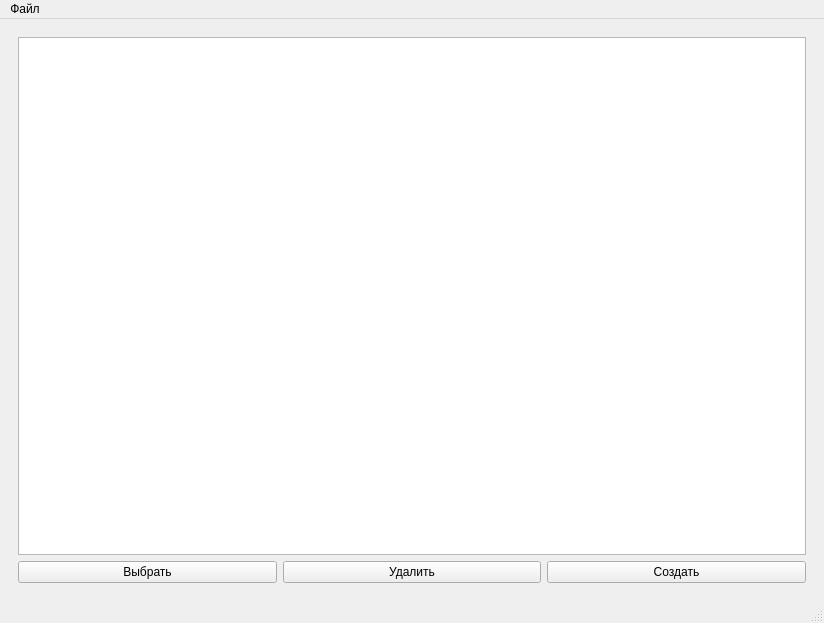
<?xml version="1.0" encoding="UTF-8"?>
<ui version="4.0">
 <class>MainWindow</class>
 <widget class="QMainWindow" name="MainWindow">
  <property name="geometry">
   <rect>
    <x>0</x>
    <y>0</y>
    <width>824</width>
    <height>623</height>
   </rect>
  </property>
  <property name="windowTitle">
   <string>MainWindow</string>
  </property>
  <widget class="QWidget" name="centralwidget">
   <layout class="QVBoxLayout" name="verticalLayout">
    <property name="leftMargin">
     <number>18</number>
    </property>
    <property name="topMargin">
     <number>18</number>
    </property>
    <property name="rightMargin">
     <number>18</number>
    </property>
    <property name="bottomMargin">
     <number>18</number>
    </property>
    <item>
     <widget class="QListWidget" name="profiles_list"/>
    </item>
    <item>
     <layout class="QHBoxLayout" name="horizontalLayout_2">
      <item>
       <widget class="QPushButton" name="choose_button">
        <property name="text">
         <string>Выбрать</string>
        </property>
       </widget>
      </item>
      <item>
       <widget class="QPushButton" name="delete_button">
        <property name="text">
         <string>Удалить</string>
        </property>
       </widget>
      </item>
      <item>
       <widget class="QPushButton" name="create_button">
        <property name="text">
         <string>Создать</string>
        </property>
       </widget>
      </item>
     </layout>
    </item>
   </layout>
  </widget>
  <widget class="QStatusBar" name="statusbar"/>
  <widget class="QMenuBar" name="menuBar">
   <property name="geometry">
    <rect>
     <x>0</x>
     <y>0</y>
     <width>824</width>
     <height>21</height>
    </rect>
   </property>
   <widget class="QMenu" name="menu">
    <property name="title">
     <string>Файл</string>
    </property>
    <addaction name="import_file"/>
    <addaction name="export_file"/>
   </widget>
   <addaction name="menu"/>
  </widget>
  <action name="import_file">
   <property name="text">
    <string>Импортировать файл</string>
   </property>
  </action>
  <action name="export_file">
   <property name="text">
    <string>Экспортировать файл</string>
   </property>
  </action>
 </widget>
 <resources/>
 <connections/>
</ui>
